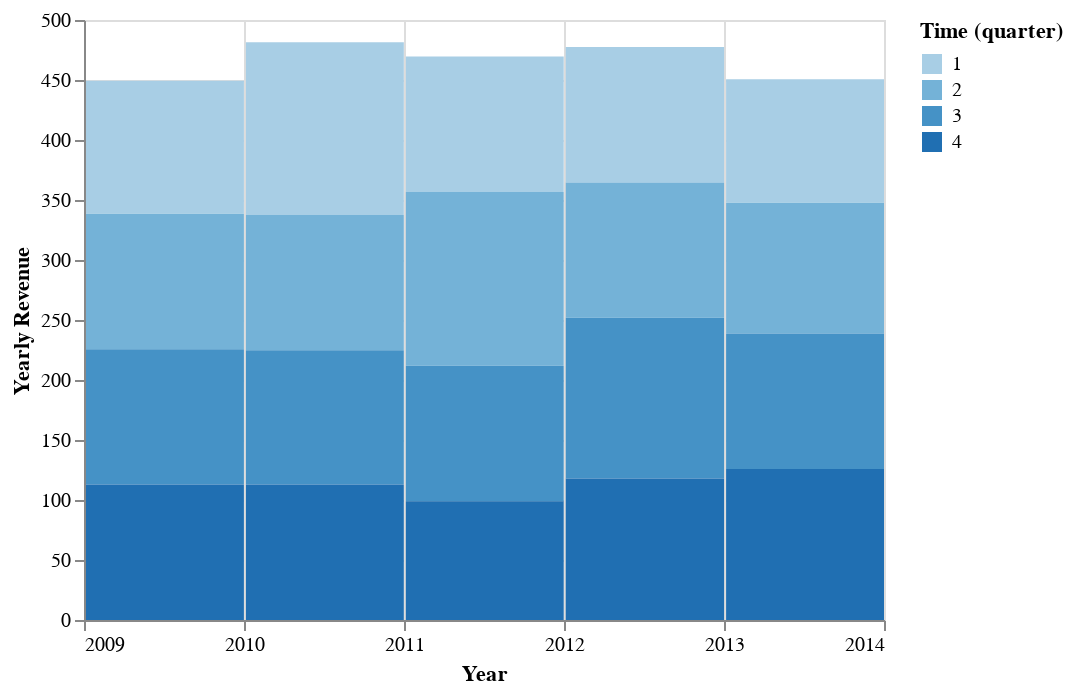

The cell this chart's notebook holds for it:
### Markdown cell above
Dictum sets the default axis labels and formatting for you, as well as tooltips.
You can always override them in Altair.

Let's add different axis labels and some color.

### Code cell
from altair import X, Y, Color

(
    project.chart()
    .mark_bar()
    .encode(
        x=d.Year,
        y=Y(m.revenue, axis={"title": "Yearly Revenue", "format": "d"}),
        color=Color(d.Time.quarter),
    )
)

### Figure 1 — Vega-Lite specification as saved in the notebook (floating-point values rounded to 4 significant figures)
{"config": {"view": {"continuousWidth": 400, "continuousHeight": 300}}, "data": {"name": "data-623367b3b8beb6601da79e76d23c0b46"}, "mark": "bar", "encoding": {"color": {"field": "Time__quarter", "legend": {"title": "Time (quarter)", "format": "d"}, "type": "ordinal"}, "tooltip": [{"field": "Time__quarter", "title": "Time (quarter)", "type": "ordinal", "format": "d"}, {"field": "Year", "title": "Year", "type": "temporal", "format": "%-Y"}, {"field": "revenue", "title": "Revenue", "type": "quantitative", "format": "$01,.2f"}], "x": {"axis": {"title": "Year", "format": "%-Y"}, "field": "Year", "timeUnit": "year", "type": "temporal"}, "y": {"axis": {"title": "Yearly Revenue", "format": "d"}, "field": "revenue", "type": "quantitative"}}, "$schema": "https://vega.github.io/schema/vega-lite/v4.17.0.json", "datasets": {"data-623367b3b8beb6601da79e76d23c0b46": [{"Time__quarter": 1, "Year": "2009-01-01T00:00:00", "revenue": 110.9}, {"Time__quarter": 1, "Year": "2010-01-01T00:00:00", "revenue": 143.9}, {"Time__quarter": 1, "Year": "2011-01-01T00:00:00", "revenue": 112.9}, {"Time__quarter": 1, "Year": "2012-01-01T00:00:00", "revenue": 112.9}, {"Time__quarter": 1, "Year": "2013-01-01T00:00:00", "revenue": 103.0}, {"Time__quarter": 2, "Year": "2009-01-01T00:00:00", "revenue": 112.9}, {"Time__quarter": 2, "Year": "2010-01-01T00:00:00", "revenue": 112.9}, {"Time__quarter": 2, "Year": "2011-01-01T00:00:00", "revenue": 144.9}, {"Time__quarter": 2, "Year": "2012-01-01T00:00:00", "revenue": 112.9}, {"Time__quarter": 2, "Year": "2013-01-01T00:00:00", "revenue": 108.9}, {"Time__quarter": 3, "Year": "2009-01-01T00:00:00", "revenue": 112.9}, {"Time__quarter": 3, "Year": "2010-01-01T00:00:00", "revenue": 111.9}, {"Time__quarter": 3, "Year": "2011-01-01T00:00:00", "revenue": 112.9}, {"Time__quarter": 3, "Year": "2012-01-01T00:00:00", "revenue": 133.9}, {"Time__quarter": 3, "Year": "2013-01-01T00:00:00", "revenue": 112.9}, {"Time__quarter": 4, "Year": "2009-01-01T00:00:00", "revenue": 112.9}, {"Time__quarter": 4, "Year": "2010-01-01T00:00:00", "revenue": 112.9}, {"Time__quarter": 4, "Year": "2011-01-01T00:00:00", "revenue": 99.0}, {"Time__quarter": 4, "Year": "2012-01-01T00:00:00", "revenue": 117.9}, {"Time__quarter": 4, "Year": "2013-01-01T00:00:00", "revenue": 125.9}]}}
